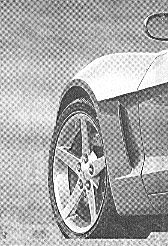
#> input picture immagini/car.tif, 168 x 246 px, found by its file name
$ python Ex_2_lab5.py
#> lines starting #> are read from the running program, lines starting #| are printed output that depends on the picture
import numpy as np
import skimage.io as io
import matplotlib.pyplot as plt
from skimage.util import random_noise
from skimage.exposure import equalize_hist
from scipy.ndimage import correlate


plt.close('all')

x=np.float64(io.imread('Immagini/car.tif'))
#> x: shape (246, 168) float64; min 0, max 255, mean 169.7
X=np.fft.fft2(x)
X=np.fft.fftshift(X)

plt.figure(1)
plt.imshow(x, cmap='gray', clim=[0,255])
plt.figure(2)
plt.imshow(np.log(1+np.abs(X)), cmap='gray',extent=(-0.5,+0.5,+0.5,-0.5) )


m = np.fft.fftshift(np.fft.fftfreq(np.log(1+np.abs(X)).shape[0]))
#> m = 246 values from -0.5 to 0.496
n = np.fft.fftshift(np.fft.fftfreq(np.log(1+np.abs(X)).shape[1]))
#> n = 168 values from -0.5 to 0.494
l,k = np.meshgrid(n,m)

x= 0.158
y1=0.338
y2=0.174

#Definizione dei cerchietti per togliere i picchi
D1=np.sqrt((l-x)**2+(k-y1)**2)
D2=np.sqrt((l+x)**2+(k-y1)**2)
D3=np.sqrt((l-x)**2+(k+y1)**2)
D4=np.sqrt((l+x)**2+(k+y1)**2)
D5=np.sqrt((l-x)**2+(k-y2)**2)
D6=np.sqrt((l+x)**2+(k-y2)**2)
D7=np.sqrt((l-x)**2+(k+y2)**2)
D8=np.sqrt((l+x)**2+(k+y2)**2)

H1= (D1>0.025) & (D2 >0.025) & (D3 >0.025) & (D4 >0.025)
H2= (D5>0.05) & (D6 >0.05) & (D7 >0.05) & (D8 >0.05)

H= H1 & H2


plt.figure(3)
plt.imshow(H, cmap='gray', clim=[0,1], extent=(-0.5,+0.5,+0.5,-0.5))
plt.title('Filtro')

Y=H*X
plt.figure(4)
plt.imshow(np.log(1+np.abs(Y)), cmap='gray', extent=(-0.5,+0.5,+0.5,-0.5))
plt.title('Trasformata immagine filtrata')


y=np.real(np.fft.ifft2(np.fft.ifftshift(Y)))
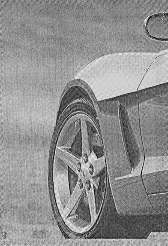
#> y: shape (246, 168) float64; min -18.49, max 315, mean 169.7; drawn with min black and max white

plt.figure(5)
plt.imshow(y, cmap='gray', clim=[0,255])
plt.title('Immagine filtrata')


plt.show()
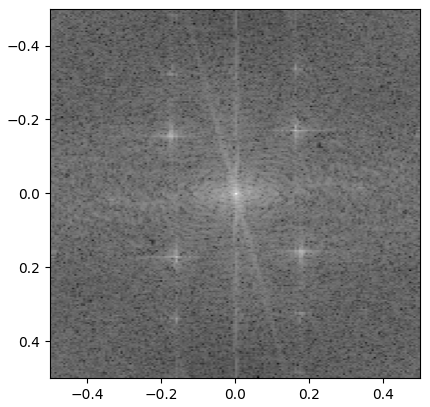
#> figure drawn by matplotlib, 1 panel
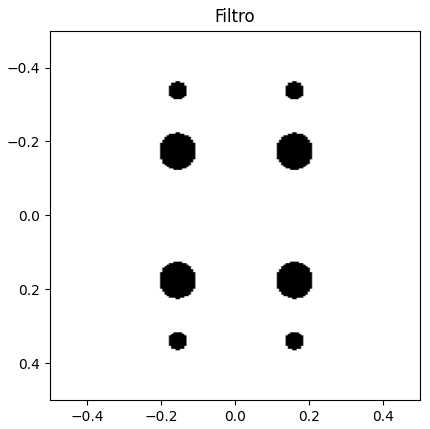
#> figure drawn by matplotlib, 1 panel
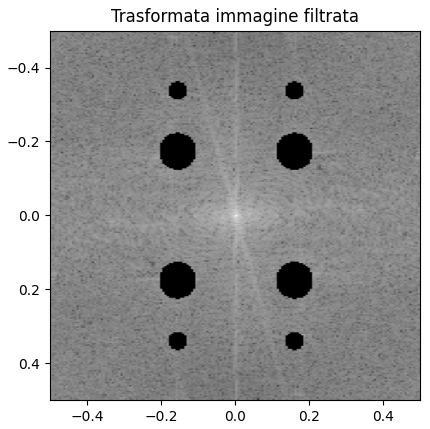
#> figure drawn by matplotlib, 1 panel

$ run again, with immagini/anelli.tif copied over immagini/car.tif
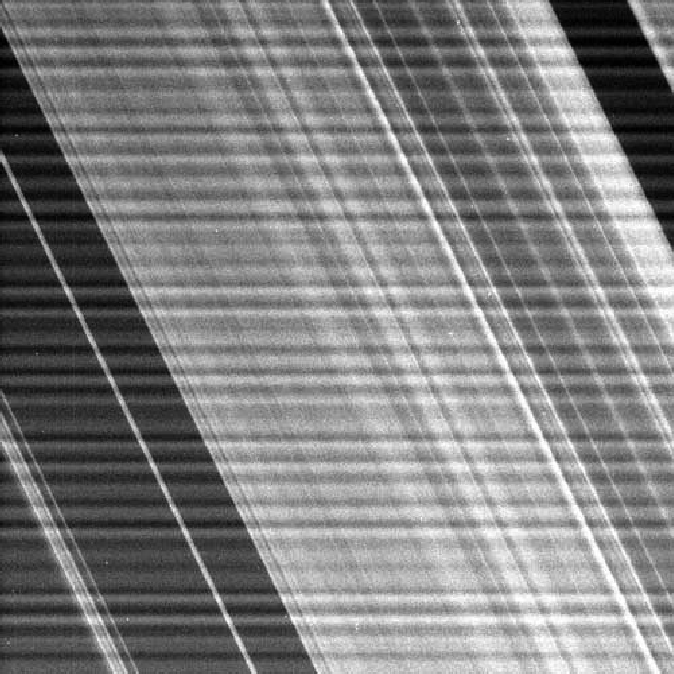
#> input picture immagini/anelli.tif, 674 x 674 px, found by its file name
#> `plt.show()`:
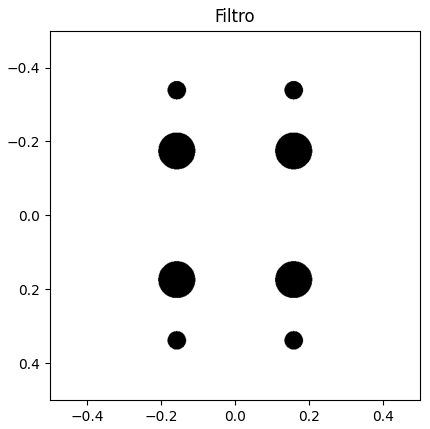
#> figure drawn by matplotlib, 1 panel
#> `plt.show()`:
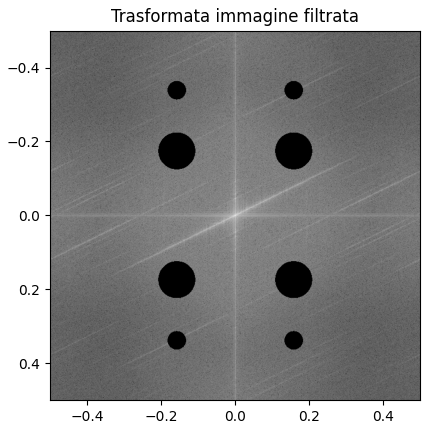
#> figure drawn by matplotlib, 1 panel

$ run again, with immagini/granelli_riso.tif copied over immagini/car.tif
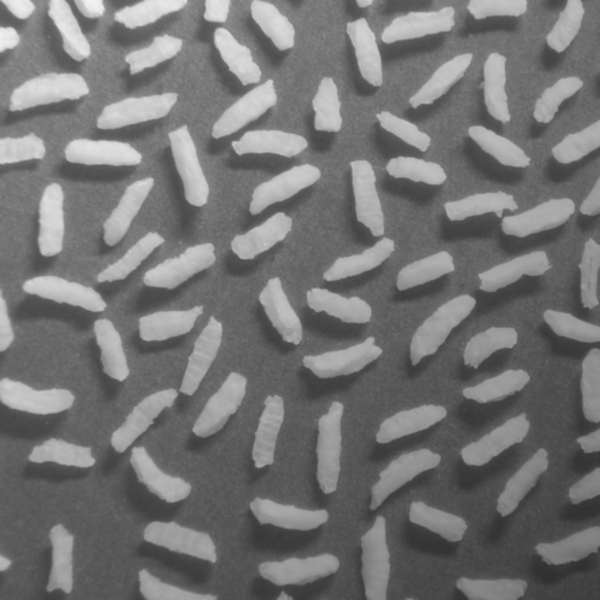
#> input picture immagini/granelli_riso.tif, 600 x 600 px, found by its file name
#> `plt.show()`:
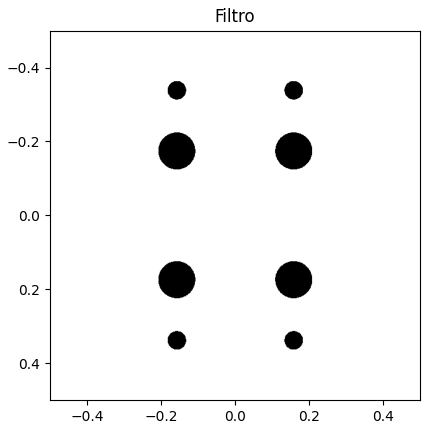
#> figure drawn by matplotlib, 1 panel
#> `plt.show()`:
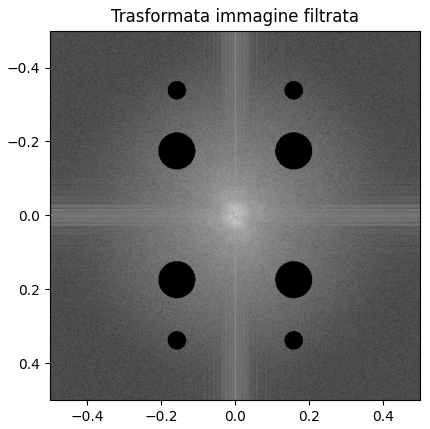
#> figure drawn by matplotlib, 1 panel
